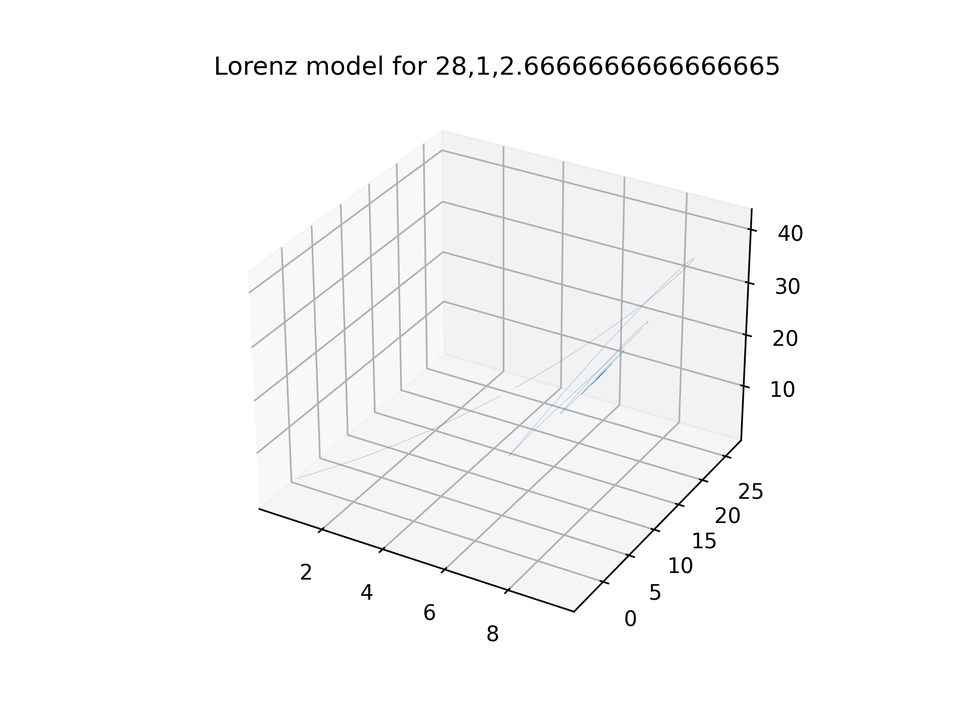
#> input picture Summer_Reasearch_Preparation/Lorenz Model/mp4_file_coe_s/Lorenz_Model_for_28,1,2.6666666666666665.png, 970 x 727 px, shrunk from 1920 x 1440 before the run, found by its file name; its folder holds 4 pictures in this run
$ python video.py
#> lines starting #> are read from the running program, lines starting #| are printed output that depends on the picture
import os
import imageio.v2 as imageio

# 設置文件路徑和文件名
folder_path = r'C:\Users\joe51\OneDrive\桌面\Lorenz Model\mp4_file_coe_s'
file_name = "lorenz.gif"

# 獲取文件夾中所有圖像的文件名
file_names = sorted((fn for fn in os.listdir(folder_path) if fn.endswith('.png')))

# 使用imageio庫將圖像讀取到內存中
images = [imageio.imread(os.path.join(folder_path, file_name)) for file_name in file_names]
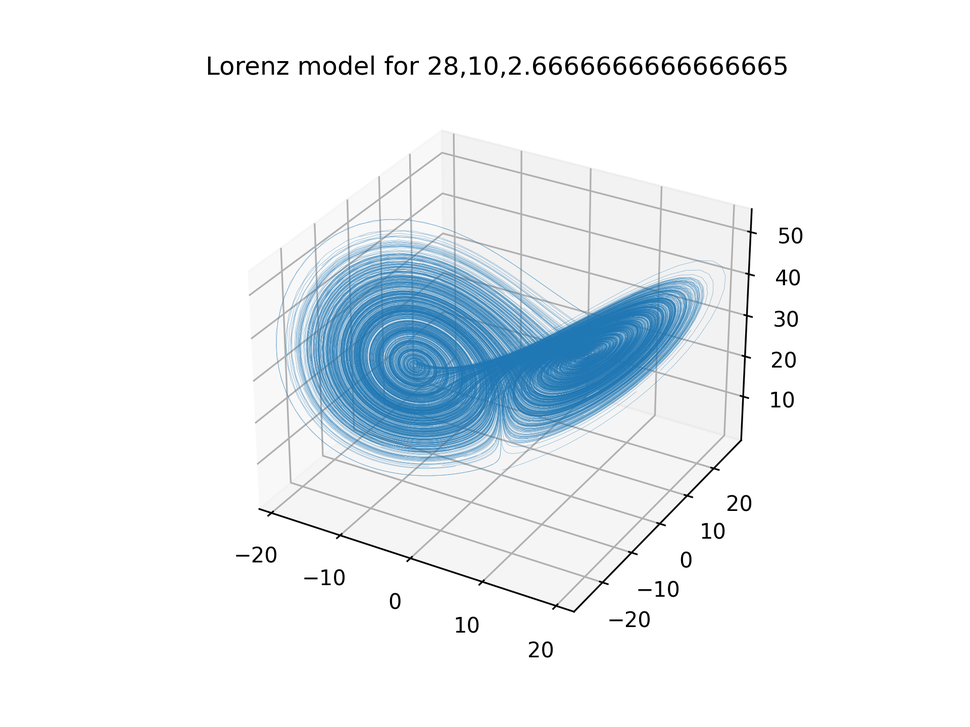
#> input picture Summer_Reasearch_Preparation/Lorenz Model/mp4_file_coe_s/Lorenz_Model_for_28,10,2.6666666666666665.png, 970 x 727 px, shrunk from 1920 x 1440 before the run, found by its file name
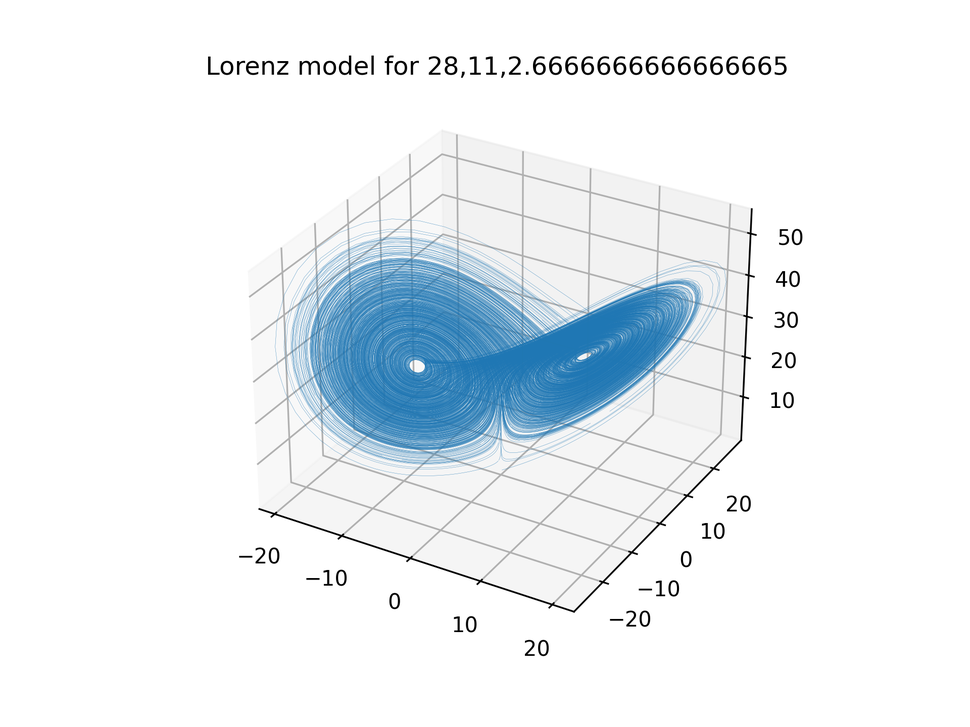
#> input picture Summer_Reasearch_Preparation/Lorenz Model/mp4_file_coe_s/Lorenz_Model_for_28,11,2.6666666666666665.png, 970 x 727 px, shrunk from 1920 x 1440 before the run, found by its file name
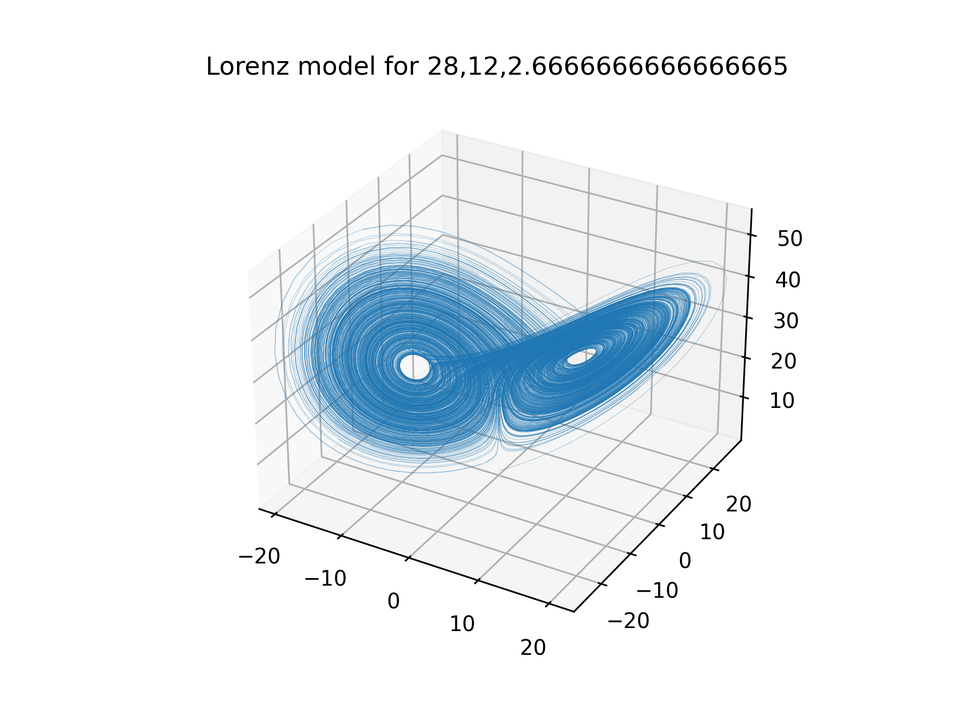
#> input picture Summer_Reasearch_Preparation/Lorenz Model/mp4_file_coe_s/Lorenz_Model_for_28,12,2.6666666666666665.png, 970 x 727 px, shrunk from 1920 x 1440 before the run, found by its file name

# 使用imageio庫創建GIF
imageio.mimsave(os.path.join(folder_path, file_name), images, fps=5)
